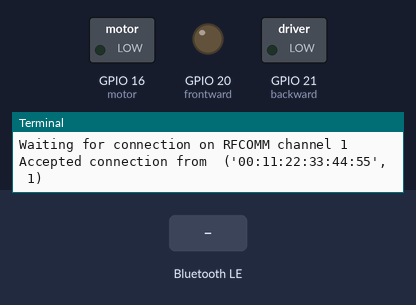
This program was run on a simulated Raspberry Pi (BCM pin numbers). Parts: switched loads named in the program (green lamp = pin HIGH), output pins drawn as LEDs (lit = HIGH), the last lines printed to the terminal. Inputs (shaded band) come from the test bench. A phone connects over Bluetooth after 1 s.

Above: at 2.2 s.
2.3 s: "UP" written over Bluetooth
At 2.55 s:
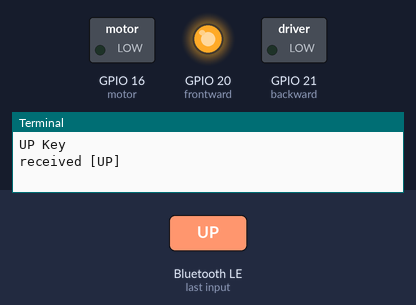
4.3 s: "DOWN" written over Bluetooth
At 4.55 s:
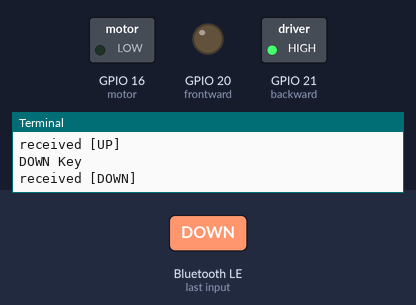
6.3 s: "MOTOR" written over Bluetooth
Timing chart, 0 to 9.3 s (numbered marks = the images above; inputs shaded):
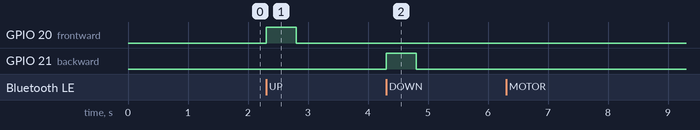

Measured:
- after the input at 2.3 s, GPIO 20 (frontward): LOW → HIGH at once, → LOW 0.50 s later
- after the input at 4.3 s, GPIO 21 (backward): LOW → HIGH at once, → LOW 0.50 s later

The program:

Movement_led.py
```python
#GPIO
from gpiozero import LED
from gpiozero import PWMLED
from gpiozero import DigitalOutputDevice
from gpiozero import PWMOutputDevice

#System
from time import sleep
from signal import pause
from random import randrange

#bluetooth
from bluetooth import *

#Custom Imports
import  MoveConstants

#Setup pins
backward = DigitalOutputDevice(MoveConstants.GPIO_BACKWARD_PIN)
frontward = DigitalOutputDevice(MoveConstants.GPIO_FORWARD_PIN)
motor = PWMOutputDevice(MoveConstants.GPIO_MOTOR_PIN)

#Setup BT server
server_sock=BluetoothSocket( RFCOMM )
server_sock.bind(("",PORT_ANY))
server_sock.listen(1)

port = server_sock.getsockname()[1]

uuid = "94f39d29-7d6d-437d-973b-fba39e49d4ee"

advertise_service( server_sock, "SampleServer",
                   service_id = uuid,
                   service_classes = [ uuid, SERIAL_PORT_CLASS ],
                   profiles = [ SERIAL_PORT_PROFILE ],
#                   protocols = [ OBEX_UUID ]
                    )

print "Waiting for connection on RFCOMM channel %d" % port

client_sock, client_info = server_sock.accept()
print "Accepted connection from ", client_info

try:
    while True:
        data = client_sock.recv(1024)
        if ( data == "UP" ):
            print ("UP Key")
            frontward.blink(on_time=0.5,n=1)
        elif ( data == "DOWN" ):
            print ("DOWN Key")
            backward.blink(on_time=0.5,n=1)
        elif ( data == "MOTOR" ):
            motor.on()
            print (motor.value)
            motor.off()
        elif len(data) == 0: break
        print "received [%s]" % data
except IOError:
    pass

print "disconnected"

client_sock.close()
server_sock.close()
print "all done"
```

MoveConstants.py
```python
#constants for GPIO pins. These pin numbers correspond to BCM numbering
GPIO_FORWARD_PIN = 20
GPIO_BACKWARD_PIN = 21
GPIO_MOTOR_PIN = 16
GPIO_RIGHT_PIN = 19

#Motor configuration from PiMotor library. PiMotor internally uses Board numbering
LEFT_MOTOR = "MOTOR1"
RIGHT_MOTOR = "MOTOR2"

#default speed
MOTOR_SPEED = 100
```
